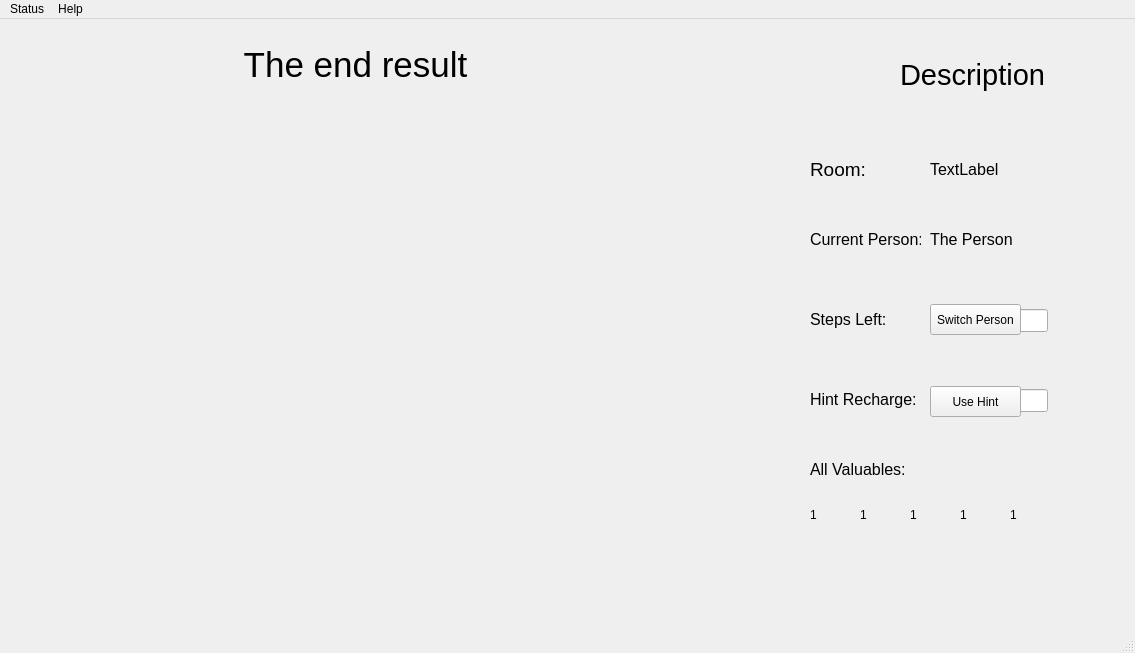
<?xml version="1.0" encoding="UTF-8"?>
<ui version="4.0">
 <class>MainWindow</class>
 <widget class="QMainWindow" name="MainWindow">
  <property name="geometry">
   <rect>
    <x>0</x>
    <y>0</y>
    <width>1135</width>
    <height>653</height>
   </rect>
  </property>
  <property name="windowTitle">
   <string>MainWindow</string>
  </property>
  <widget class="QWidget" name="centralwidget">
   <widget class="QLabel" name="label">
    <property name="geometry">
     <rect>
      <x>10</x>
      <y>90</y>
      <width>711</width>
      <height>511</height>
     </rect>
    </property>
    <property name="text">
     <string/>
    </property>
    <property name="pixmap">
     <pixmap>Pics/home3.png</pixmap>
    </property>
    <property name="scaledContents">
     <bool>true</bool>
    </property>
   </widget>
   <widget class="QLabel" name="descriptionLabel">
    <property name="geometry">
     <rect>
      <x>900</x>
      <y>30</y>
      <width>151</width>
      <height>51</height>
     </rect>
    </property>
    <property name="font">
     <font>
      <pointsize>22</pointsize>
     </font>
    </property>
    <property name="text">
     <string>Description</string>
    </property>
   </widget>
   <widget class="QLabel" name="roomLabel">
    <property name="geometry">
     <rect>
      <x>810</x>
      <y>140</y>
      <width>61</width>
      <height>21</height>
     </rect>
    </property>
    <property name="font">
     <font>
      <pointsize>14</pointsize>
     </font>
    </property>
    <property name="text">
     <string>Room:</string>
    </property>
   </widget>
   <widget class="QLabel" name="RoomValueLabel">
    <property name="geometry">
     <rect>
      <x>930</x>
      <y>142</y>
      <width>191</width>
      <height>16</height>
     </rect>
    </property>
    <property name="font">
     <font>
      <pointsize>12</pointsize>
     </font>
    </property>
    <property name="text">
     <string>TextLabel</string>
    </property>
   </widget>
   <widget class="QLabel" name="currentPersonLabel">
    <property name="geometry">
     <rect>
      <x>810</x>
      <y>210</y>
      <width>111</width>
      <height>21</height>
     </rect>
    </property>
    <property name="font">
     <font>
      <pointsize>12</pointsize>
     </font>
    </property>
    <property name="text">
     <string>Current Person:</string>
    </property>
   </widget>
   <widget class="QLabel" name="currentPersonValueLabel">
    <property name="geometry">
     <rect>
      <x>930</x>
      <y>212</y>
      <width>151</width>
      <height>16</height>
     </rect>
    </property>
    <property name="font">
     <font>
      <pointsize>12</pointsize>
     </font>
    </property>
    <property name="text">
     <string>The Person</string>
    </property>
   </widget>
   <widget class="QLabel" name="stepsLeftLabel">
    <property name="geometry">
     <rect>
      <x>810</x>
      <y>290</y>
      <width>81</width>
      <height>21</height>
     </rect>
    </property>
    <property name="font">
     <font>
      <pointsize>12</pointsize>
     </font>
    </property>
    <property name="text">
     <string>Steps Left:</string>
    </property>
   </widget>
   <widget class="QProgressBar" name="stepsLeftValueLabel">
    <property name="geometry">
     <rect>
      <x>930</x>
      <y>290</y>
      <width>118</width>
      <height>23</height>
     </rect>
    </property>
    <property name="value">
     <number>24</number>
    </property>
    <property name="format">
     <string>Steps</string>
    </property>
   </widget>
   <widget class="QLabel" name="hintRechargeLabel">
    <property name="geometry">
     <rect>
      <x>810</x>
      <y>370</y>
      <width>111</width>
      <height>21</height>
     </rect>
    </property>
    <property name="font">
     <font>
      <pointsize>12</pointsize>
     </font>
    </property>
    <property name="text">
     <string>Hint Recharge:</string>
    </property>
   </widget>
   <widget class="QProgressBar" name="hintRechargeValueLabel">
    <property name="geometry">
     <rect>
      <x>930</x>
      <y>370</y>
      <width>118</width>
      <height>23</height>
     </rect>
    </property>
    <property name="value">
     <number>24</number>
    </property>
    <property name="format">
     <string>%p%</string>
    </property>
   </widget>
   <widget class="QLabel" name="stepsLeftNum">
    <property name="geometry">
     <rect>
      <x>970</x>
      <y>293</y>
      <width>21</width>
      <height>16</height>
     </rect>
    </property>
    <property name="font">
     <font>
      <pointsize>10</pointsize>
     </font>
    </property>
    <property name="text">
     <string>2</string>
    </property>
   </widget>
   <widget class="QPushButton" name="hintRechargeValueButton">
    <property name="geometry">
     <rect>
      <x>930</x>
      <y>367</y>
      <width>91</width>
      <height>31</height>
     </rect>
    </property>
    <property name="text">
     <string>Use Hint</string>
    </property>
   </widget>
   <widget class="QLabel" name="allValuablesLabel">
    <property name="geometry">
     <rect>
      <x>810</x>
      <y>440</y>
      <width>101</width>
      <height>21</height>
     </rect>
    </property>
    <property name="font">
     <font>
      <pointsize>12</pointsize>
     </font>
    </property>
    <property name="text">
     <string>All Valuables:</string>
    </property>
   </widget>
   <widget class="QLabel" name="valuables1">
    <property name="geometry">
     <rect>
      <x>810</x>
      <y>480</y>
      <width>31</width>
      <height>31</height>
     </rect>
    </property>
    <property name="text">
     <string>1</string>
    </property>
   </widget>
   <widget class="QLabel" name="valuables2">
    <property name="geometry">
     <rect>
      <x>860</x>
      <y>480</y>
      <width>31</width>
      <height>31</height>
     </rect>
    </property>
    <property name="text">
     <string>1</string>
    </property>
   </widget>
   <widget class="QLabel" name="valuables3">
    <property name="geometry">
     <rect>
      <x>910</x>
      <y>480</y>
      <width>31</width>
      <height>31</height>
     </rect>
    </property>
    <property name="text">
     <string>1</string>
    </property>
   </widget>
   <widget class="QLabel" name="valuables4">
    <property name="geometry">
     <rect>
      <x>960</x>
      <y>480</y>
      <width>31</width>
      <height>31</height>
     </rect>
    </property>
    <property name="text">
     <string>1</string>
    </property>
   </widget>
   <widget class="QLabel" name="valuables5">
    <property name="geometry">
     <rect>
      <x>1010</x>
      <y>480</y>
      <width>31</width>
      <height>31</height>
     </rect>
    </property>
    <property name="text">
     <string>1</string>
    </property>
   </widget>
   <widget class="QPushButton" name="stepsLeftButton">
    <property name="geometry">
     <rect>
      <x>930</x>
      <y>285</y>
      <width>91</width>
      <height>31</height>
     </rect>
    </property>
    <property name="text">
     <string>Switch Person</string>
    </property>
   </widget>
   <widget class="QLabel" name="endResultLabel">
    <property name="geometry">
     <rect>
      <x>10</x>
      <y>20</y>
      <width>691</width>
      <height>51</height>
     </rect>
    </property>
    <property name="font">
     <font>
      <pointsize>26</pointsize>
     </font>
    </property>
    <property name="text">
     <string>The end result</string>
    </property>
    <property name="alignment">
     <set>Qt::AlignCenter</set>
    </property>
   </widget>
   <widget class="QLabel" name="label_2">
    <property name="geometry">
     <rect>
      <x>280</x>
      <y>190</y>
      <width>341</width>
      <height>16</height>
     </rect>
    </property>
    <property name="text">
     <string/>
    </property>
    <property name="pixmap">
     <pixmap>Pics/horLine.png</pixmap>
    </property>
   </widget>
  </widget>
  <widget class="QMenuBar" name="menubar">
   <property name="geometry">
    <rect>
     <x>0</x>
     <y>0</y>
     <width>1135</width>
     <height>21</height>
    </rect>
   </property>
   <widget class="QMenu" name="menuStatus">
    <property name="statusTip">
     <string>Check the Status of the game</string>
    </property>
    <property name="title">
     <string>Status</string>
    </property>
    <addaction name="actionThings_Taken"/>
    <addaction name="actionSteps_Left"/>
   </widget>
   <widget class="QMenu" name="menuHelp">
    <property name="statusTip">
     <string>Get help on the game</string>
    </property>
    <property name="title">
     <string>Help</string>
    </property>
    <addaction name="actionInstructions"/>
   </widget>
   <addaction name="menuStatus"/>
   <addaction name="menuHelp"/>
  </widget>
  <widget class="QStatusBar" name="statusbar"/>
  <action name="actionThings_Taken">
   <property name="text">
    <string>Objects Taken</string>
   </property>
   <property name="statusTip">
    <string>Check all the objects taken</string>
   </property>
  </action>
  <action name="actionSteps_Left">
   <property name="text">
    <string>Steps Left</string>
   </property>
   <property name="statusTip">
    <string>Check the steps left for all characters</string>
   </property>
  </action>
  <action name="actionInstructions">
   <property name="text">
    <string>Instructions</string>
   </property>
   <property name="statusTip">
    <string>The instructions for the game</string>
   </property>
  </action>
 </widget>
 <resources/>
 <connections/>
</ui>
